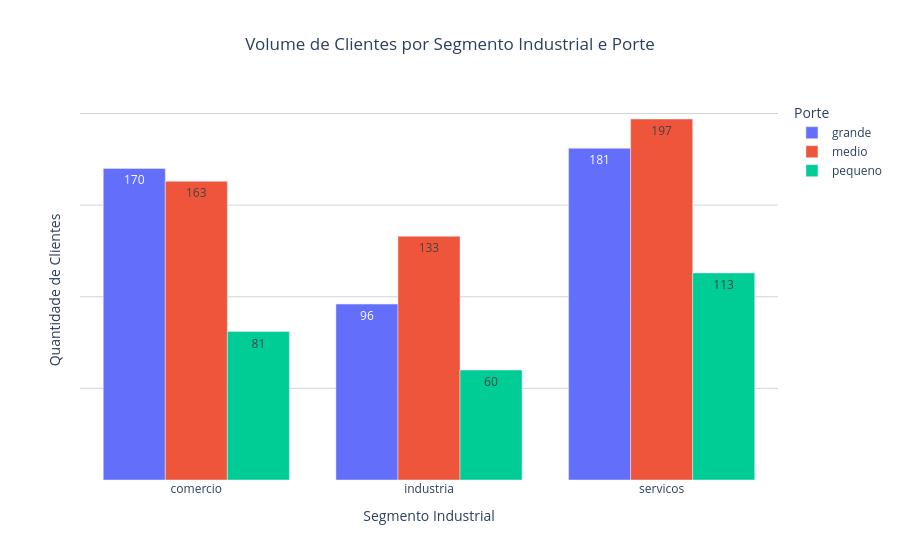

Notebook cell for this chart:
### Code cell
# Agrupando os dados para o gráfico de barras
df_porte_segmento = (
    df_base_cadast.groupby(['segmento_industrial', 'porte'], dropna=False)
    .size()
    .reset_index(name='quantidade')
)

# Gráfico de barras agrupadas por Segmento e Porte
fig = px.bar(
    df_porte_segmento,
    x='segmento_industrial',
    y='quantidade',
    color='porte',
    barmode='group',
    title='Volume de Clientes por Segmento Industrial e Porte',
    labels={
        'segmento_industrial': 'Segmento Industrial',
        'quantidade': 'Quantidade de Clientes',
        'porte': 'Porte da Empresa'
    },
    text_auto=True
)

fig.update_layout(
    title_x=0.5,
    plot_bgcolor='white',
    xaxis=dict(showgrid=False),
    yaxis=dict(showgrid=True, showticklabels=False, gridcolor='lightgray'),
    legend_title_text='Porte'
)

fig.show()

### Figure 1 — Plotly figure (JSON) as saved in the notebook; plotly's stock layout.template omitted (floating-point values rounded to 4 significant figures)
{"data": [{"alignmentgroup": "True", "hovertemplate": "Porte da Empresa=grande<br>Segmento Industrial=%{x}<br>Quantidade de Clientes=%{y}<extra></extra>", "legendgroup": "grande", "marker": {"color": "#636efa", "pattern": {"shape": ""}}, "name": "grande", "offsetgroup": "grande", "orientation": "v", "showlegend": true, "textposition": "auto", "texttemplate": "%{y}", "type": "bar", "x": ["comercio", "industria", "servicos", null], "xaxis": "x", "y": [170, 96, 181, 33], "yaxis": "y"}, {"alignmentgroup": "True", "hovertemplate": "Porte da Empresa=medio<br>Segmento Industrial=%{x}<br>Quantidade de Clientes=%{y}<extra></extra>", "legendgroup": "medio", "marker": {"color": "#EF553B", "pattern": {"shape": ""}}, "name": "medio", "offsetgroup": "medio", "orientation": "v", "showlegend": true, "textposition": "auto", "texttemplate": "%{y}", "type": "bar", "x": ["comercio", "industria", "servicos", null], "xaxis": "x", "y": [163, 133, 197, 29], "yaxis": "y"}, {"alignmentgroup": "True", "hovertemplate": "Porte da Empresa=pequeno<br>Segmento Industrial=%{x}<br>Quantidade de Clientes=%{y}<extra></extra>", "legendgroup": "pequeno", "marker": {"color": "#00cc96", "pattern": {"shape": ""}}, "name": "pequeno", "offsetgroup": "pequeno", "orientation": "v", "showlegend": true, "textposition": "auto", "texttemplate": "%{y}", "type": "bar", "x": ["comercio", "industria", "servicos", null], "xaxis": "x", "y": [81, 60, 113, 18], "yaxis": "y"}], "layout": {"barmode": "group", "legend": {"title": {"text": "Porte"}, "tracegroupgap": 0}, "plot_bgcolor": "white", "title": {"text": "Volume de Clientes por Segmento Industrial e Porte", "x": 0.5}, "xaxis": {"anchor": "y", "domain": [0, 1], "showgrid": false, "title": {"text": "Segmento Industrial"}}, "yaxis": {"anchor": "x", "domain": [0, 1], "gridcolor": "lightgray", "showgrid": true, "showticklabels": false, "title": {"text": "Quantidade de Clientes"}}}}
